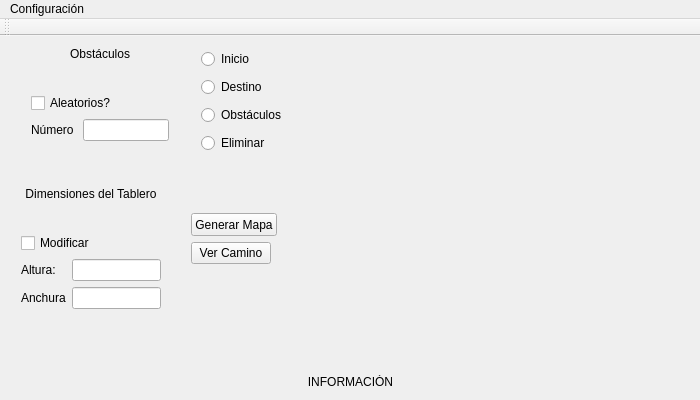
<?xml version="1.0" encoding="UTF-8"?>
<ui version="4.0">
 <class>MainWindow</class>
 <widget class="QMainWindow" name="MainWindow">
  <property name="windowModality">
   <enum>Qt::NonModal</enum>
  </property>
  <property name="enabled">
   <bool>true</bool>
  </property>
  <property name="geometry">
   <rect>
    <x>0</x>
    <y>0</y>
    <width>700</width>
    <height>400</height>
   </rect>
  </property>
  <property name="minimumSize">
   <size>
    <width>700</width>
    <height>400</height>
   </size>
  </property>
  <property name="maximumSize">
   <size>
    <width>700</width>
    <height>400</height>
   </size>
  </property>
  <property name="windowTitle">
   <string>ROBOTICO</string>
  </property>
  <widget class="QWidget" name="centralWidget">
   <widget class="QWidget" name="gridLayoutWidget">
    <property name="geometry">
     <rect>
      <x>310</x>
      <y>10</y>
      <width>381</width>
      <height>298</height>
     </rect>
    </property>
    <layout class="QGridLayout" name="MatrizLayout"/>
   </widget>
   <widget class="QWidget" name="verticalLayoutWidget">
    <property name="geometry">
     <rect>
      <x>190</x>
      <y>0</y>
      <width>111</width>
      <height>131</height>
     </rect>
    </property>
    <layout class="QVBoxLayout" name="verticalLayout">
     <item>
      <widget class="QRadioButton" name="radioInicio">
       <property name="text">
        <string>Inicio</string>
       </property>
      </widget>
     </item>
     <item>
      <widget class="QRadioButton" name="radioDestino">
       <property name="text">
        <string>Destino</string>
       </property>
      </widget>
     </item>
     <item>
      <widget class="QRadioButton" name="radioObstaculo">
       <property name="text">
        <string>Obstáculos</string>
       </property>
      </widget>
     </item>
     <item>
      <widget class="QRadioButton" name="radioEliminar">
       <property name="text">
        <string>Eliminar</string>
       </property>
      </widget>
     </item>
    </layout>
   </widget>
   <widget class="QWidget" name="formLayoutWidget">
    <property name="geometry">
     <rect>
      <x>10</x>
      <y>140</y>
      <width>162</width>
      <height>168</height>
     </rect>
    </property>
    <layout class="QFormLayout" name="formLayout">
     <property name="fieldGrowthPolicy">
      <enum>QFormLayout::AllNonFixedFieldsGrow</enum>
     </property>
     <item row="2" column="0">
      <spacer name="verticalSpacer">
       <property name="orientation">
        <enum>Qt::Vertical</enum>
       </property>
       <property name="sizeType">
        <enum>QSizePolicy::MinimumExpanding</enum>
       </property>
       <property name="sizeHint" stdset="0">
        <size>
         <width>20</width>
         <height>20</height>
        </size>
       </property>
      </spacer>
     </item>
     <item row="4" column="0">
      <widget class="QLabel" name="label">
       <property name="text">
        <string>Altura:</string>
       </property>
      </widget>
     </item>
     <item row="4" column="1">
      <widget class="QLineEdit" name="lineEditAltura"/>
     </item>
     <item row="6" column="0">
      <widget class="QLabel" name="label_2">
       <property name="text">
        <string>Anchura</string>
       </property>
      </widget>
     </item>
     <item row="6" column="1">
      <widget class="QLineEdit" name="lineEditAnchura"/>
     </item>
     <item row="7" column="0">
      <spacer name="verticalSpacer_2">
       <property name="orientation">
        <enum>Qt::Vertical</enum>
       </property>
       <property name="sizeType">
        <enum>QSizePolicy::Expanding</enum>
       </property>
       <property name="sizeHint" stdset="0">
        <size>
         <width>20</width>
         <height>40</height>
        </size>
       </property>
      </spacer>
     </item>
     <item row="3" column="0" colspan="2">
      <widget class="QCheckBox" name="checkBoxModificar">
       <property name="text">
        <string>Modificar</string>
       </property>
      </widget>
     </item>
     <item row="1" column="0" colspan="2">
      <widget class="QLabel" name="label_3">
       <property name="text">
        <string>Dimensiones del Tablero</string>
       </property>
       <property name="alignment">
        <set>Qt::AlignCenter</set>
       </property>
      </widget>
     </item>
    </layout>
   </widget>
   <widget class="QWidget" name="formLayoutWidget_2">
    <property name="geometry">
     <rect>
      <x>20</x>
      <y>0</y>
      <width>160</width>
      <height>134</height>
     </rect>
    </property>
    <layout class="QFormLayout" name="formLayout_2">
     <property name="fieldGrowthPolicy">
      <enum>QFormLayout::AllNonFixedFieldsGrow</enum>
     </property>
     <item row="1" column="0" colspan="2">
      <widget class="QLabel" name="label_4">
       <property name="enabled">
        <bool>true</bool>
       </property>
       <property name="text">
        <string>Obstáculos</string>
       </property>
       <property name="alignment">
        <set>Qt::AlignCenter</set>
       </property>
      </widget>
     </item>
     <item row="2" column="0">
      <spacer name="verticalSpacer_3">
       <property name="orientation">
        <enum>Qt::Vertical</enum>
       </property>
       <property name="sizeType">
        <enum>QSizePolicy::MinimumExpanding</enum>
       </property>
       <property name="sizeHint" stdset="0">
        <size>
         <width>20</width>
         <height>20</height>
        </size>
       </property>
      </spacer>
     </item>
     <item row="3" column="0" colspan="2">
      <widget class="QCheckBox" name="checkBoxAleatorio">
       <property name="text">
        <string>Aleatorios?</string>
       </property>
      </widget>
     </item>
     <item row="4" column="0">
      <widget class="QLabel" name="label_5">
       <property name="text">
        <string>Número </string>
       </property>
      </widget>
     </item>
     <item row="4" column="1">
      <widget class="QLineEdit" name="lineEditNumero"/>
     </item>
     <item row="6" column="0">
      <spacer name="verticalSpacer_4">
       <property name="orientation">
        <enum>Qt::Vertical</enum>
       </property>
       <property name="sizeType">
        <enum>QSizePolicy::Expanding</enum>
       </property>
       <property name="sizeHint" stdset="0">
        <size>
         <width>20</width>
         <height>40</height>
        </size>
       </property>
      </spacer>
     </item>
    </layout>
   </widget>
   <widget class="QWidget" name="layoutWidget">
    <property name="geometry">
     <rect>
      <x>180</x>
      <y>140</y>
      <width>120</width>
      <height>159</height>
     </rect>
    </property>
    <layout class="QFormLayout" name="formLayout_3">
     <property name="fieldGrowthPolicy">
      <enum>QFormLayout::AllNonFixedFieldsGrow</enum>
     </property>
     <item row="0" column="0">
      <spacer name="verticalSpacer_5">
       <property name="orientation">
        <enum>Qt::Vertical</enum>
       </property>
       <property name="sizeType">
        <enum>QSizePolicy::Fixed</enum>
       </property>
       <property name="sizeHint" stdset="0">
        <size>
         <width>20</width>
         <height>20</height>
        </size>
       </property>
      </spacer>
     </item>
     <item row="1" column="0">
      <widget class="QPushButton" name="BotonGenerarMapa">
       <property name="sizePolicy">
        <sizepolicy hsizetype="Minimum" vsizetype="Minimum">
         <horstretch>0</horstretch>
         <verstretch>0</verstretch>
        </sizepolicy>
       </property>
       <property name="minimumSize">
        <size>
         <width>75</width>
         <height>23</height>
        </size>
       </property>
       <property name="text">
        <string>Generar Mapa</string>
       </property>
      </widget>
     </item>
     <item row="2" column="0">
      <widget class="QPushButton" name="BotonVerCamino">
       <property name="sizePolicy">
        <sizepolicy hsizetype="Fixed" vsizetype="Preferred">
         <horstretch>0</horstretch>
         <verstretch>0</verstretch>
        </sizepolicy>
       </property>
       <property name="text">
        <string>Ver Camino</string>
       </property>
      </widget>
     </item>
     <item row="3" column="0">
      <spacer name="verticalSpacer_6">
       <property name="orientation">
        <enum>Qt::Vertical</enum>
       </property>
       <property name="sizeType">
        <enum>QSizePolicy::Minimum</enum>
       </property>
       <property name="sizeHint" stdset="0">
        <size>
         <width>20</width>
         <height>20</height>
        </size>
       </property>
      </spacer>
     </item>
    </layout>
   </widget>
   <widget class="QWidget" name="verticalLayoutWidget_2">
    <property name="geometry">
     <rect>
      <x>10</x>
      <y>310</y>
      <width>681</width>
      <height>73</height>
     </rect>
    </property>
    <layout class="QVBoxLayout" name="verticalLayout_2">
     <item>
      <widget class="QLabel" name="Label_Informacion">
       <property name="text">
        <string>INFORMACIÓN</string>
       </property>
       <property name="textFormat">
        <enum>Qt::RichText</enum>
       </property>
       <property name="scaledContents">
        <bool>true</bool>
       </property>
       <property name="alignment">
        <set>Qt::AlignCenter</set>
       </property>
       <property name="wordWrap">
        <bool>false</bool>
       </property>
      </widget>
     </item>
    </layout>
   </widget>
  </widget>
  <widget class="QToolBar" name="mainToolBar">
   <attribute name="toolBarArea">
    <enum>TopToolBarArea</enum>
   </attribute>
   <attribute name="toolBarBreak">
    <bool>false</bool>
   </attribute>
  </widget>
  <widget class="QMenuBar" name="menuBar">
   <property name="geometry">
    <rect>
     <x>0</x>
     <y>0</y>
     <width>700</width>
     <height>21</height>
    </rect>
   </property>
   <widget class="QMenu" name="menuConfiguraci_n">
    <property name="title">
     <string>Configuración</string>
    </property>
    <addaction name="actionSalir"/>
   </widget>
   <addaction name="menuConfiguraci_n"/>
  </widget>
  <action name="actionMapa">
   <property name="text">
    <string>Mapa</string>
   </property>
  </action>
  <action name="actionSalir">
   <property name="text">
    <string>Salir</string>
   </property>
  </action>
 </widget>
 <layoutdefault spacing="6" margin="11"/>
 <resources/>
 <connections/>
</ui>
